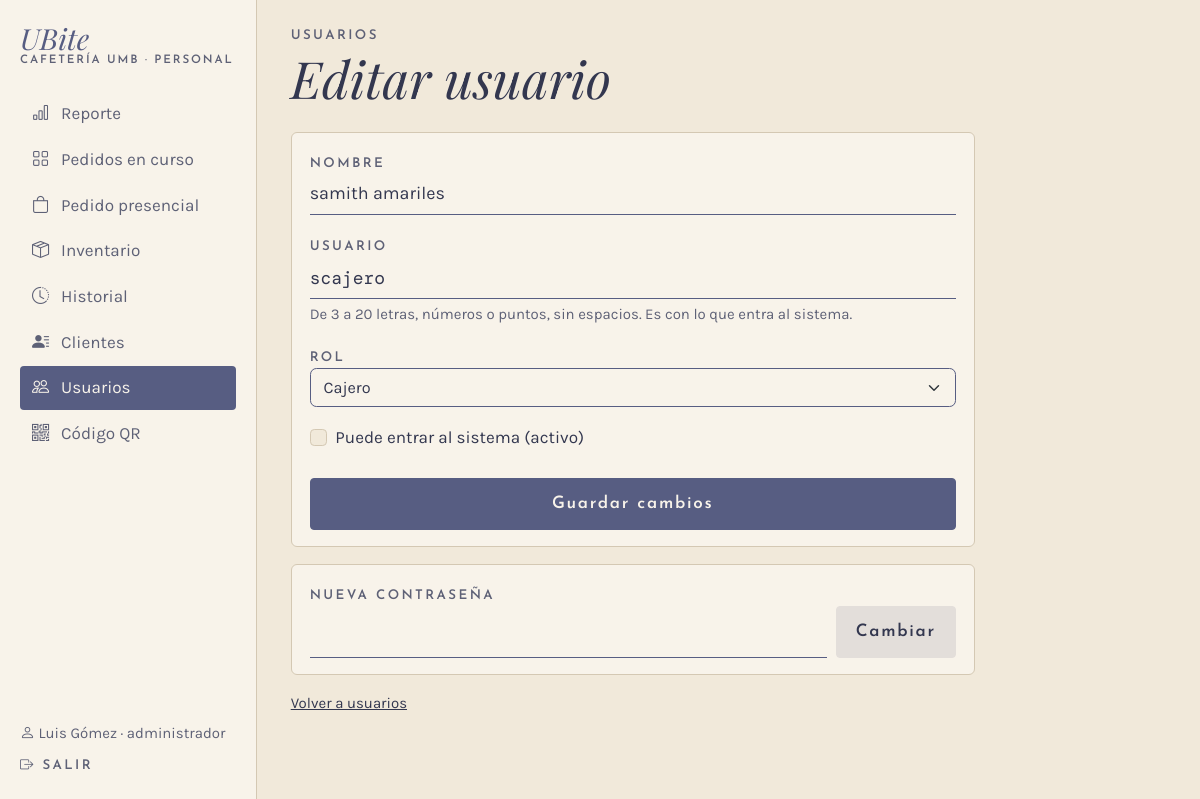
Page /admin/usuarios/3 (signed in) on the earlier database version.
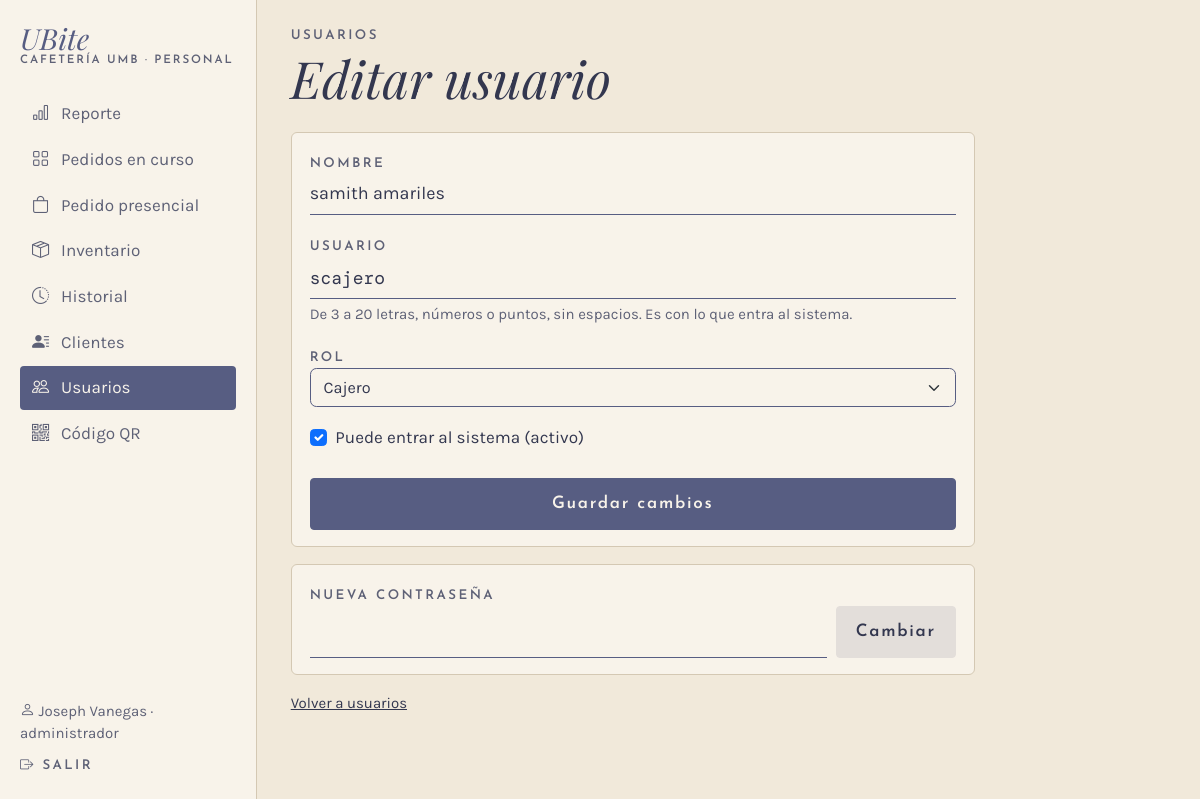
Same page on the later database version.
### app/models.py (models this page shows, shortened)
class Usuario(UserMixin, db.Model):
    __tablename__ = "usuario"
    __table_args__ = (
        db.CheckConstraint("rol IN ('cajero', 'administrador')", name="ck_usuario_rol"),
    )
    id_usuario = db.Column(db.Integer, primary_key=True, autoincrement=True)
    nombre = db.Column(db.Text, nullable=False)
    rol = db.Column(db.Text, nullable=False)
    username = db.Column(db.Text, nullable=False, unique=True)
    password_hash = db.Column(db.Text, nullable=False)
    activo = db.Column(db.Boolean, nullable=False, default=True)
    @property
    def is_active(self):
        return bool(self.activo)

### app/routes/admin.py (the view, shortened to what this page needs)
@bp.route("/usuarios/<int:id_usuario>", methods=["GET", "POST"])
@rol_requerido("administrador")
def usuario(id_usuario):
    u = db.session.get(Usuario, id_usuario)
    if u is None:
        flash("Usuario no encontrado: el usuario ya no existe.", "error")
        return redirect(url_for("admin.usuarios"))
    datos = None
    return render_template("admin/usuario.html", u=u, datos=datos)

### app/__init__.py (called while the page is built)
@login_manager.user_loader
def cargar_usuario(id_usuario):
    from .models import Usuario
    u = db.session.get(Usuario, int(id_usuario))
    return u if u is not None and u.activo else None

### app/database.py (called while the page is built)
@event.listens_for(Engine, "begin")
def _iniciar(conexion):
    conexion.exec_driver_sql("BEGIN IMMEDIATE" if _escritura.get() else "BEGIN")

### app/routes/__init__.py (called while the page is built)
def rol_requerido(*roles):
    def decorador(vista):
        @wraps(vista)
        @login_required
        def envoltura(*args, **kwargs):
            if current_user.rol not in roles:
                abort(403)
            return vista(*args, **kwargs)
        return envoltura
    return decorador

### app/routes/cliente.py (called while the page is built)
@bp.app_context_processor
def datos_carrito():
    carrito = session.get("carrito", {})
    return {"unidades_carrito": sum(carrito.values())}

### app/templates/admin/usuario.html (shortened to what this page needs)
{% extends "caja/_base.html" %}
{% set titulo_barra = "Editar usuario" if u else "Nuevo usuario" %}
{% set atras = url_for('admin.usuarios') %}
{% set d = datos or {} %}
{% block panel %}
{% set propio = u and u.id_usuario == current_user.id_usuario %}
<div class="columna-movil mx-lg-0">
  <p class="etiqueta mb-1">Usuarios</p>
  <h1 class="titulo display-5 mb-4 d-none d-lg-block">{{ titulo_barra }}</h1>
  <form method="post" class="tarjeta">
    <label class="etiqueta" for="nombre">Nombre</label>
    <input class="form-control linea-campo mb-3" id="nombre" name="nombre" maxlength="60" required
           value="{{ d.get('nombre') if datos else (u.nombre if u else '') }}">
    <label class="etiqueta" for="username">Usuario</label>
    <input class="form-control linea-campo mb-1 mono" id="username" name="username" maxlength="20" autocomplete="off" required
           value="{{ d.get('username') if datos else (u.username if u else '') }}">
    <p class="small suave mb-3">De 3 a 20 letras, números o puntos, sin espacios. Es con lo que entra al sistema.</p>
    <label class="etiqueta" for="rol">Rol</label>
    {% set rol = d.get('rol') if datos else (u.rol if u else 'cajero') %}
    <select class="form-select selector-categoria w-100 mb-3" id="rol" name="rol" {{ 'disabled' if propio }}>
      <option value="cajero" {{ 'selected' if rol == 'cajero' }}>Cajero</option>
    </select>
    {% if u %}
      {% set activo = (d.get('activo') == 'si') if datos else u.activo %}
      <div class="form-check">
        <input class="form-check-input" type="checkbox" id="activo" name="activo" value="si" {{ 'checked' if activo }} {{ 'disabled' if propio }}>
        <label class="form-check-label" for="activo">Puede entrar al sistema (activo)</label>
      </div>
      <button class="btn btn-ubite w-100 mt-4" name="accion" value="editar">Guardar cambios</button>
    {% else %}
      <label class="etiqueta" for="clave">Contraseña</label>
      <input class="form-control linea-campo mb-4" id="clave" name="clave" type="password" minlength="8" maxlength="64"
             autocomplete="new-password" required>
      <button class="btn btn-ubite w-100">Crear usuario</button>
    {% endif %}
  </form>
  {% if u %}
  <form method="post" class="tarjeta mt-3">
    <label class="etiqueta" for="clave">Nueva contraseña</label>
    <div class="d-flex gap-2">
      <input class="form-control linea-campo" id="clave" type="password" name="clave" minlength="8" maxlength="64"
             autocomplete="new-password" required>
      <button class="btn btn-suave text-nowrap" name="accion" value="clave">Cambiar</button>
    </div>
  </form>
  {% endif %}
  <a class="small d-inline-block mt-3" href="{{ url_for('admin.usuarios') }}">Volver a usuarios</a>
</div>
{% endblock %}

### app/templates/caja/_base.html (shortened to what this page needs)
{% extends "base.html" %}
{% block clase_main %}{{ 'con-lateral' if es_admin }} container-xl py-4 con-barra-inferior{% endblock %}
{% block encabezado %}
{% if es_admin %}
<aside class="lateral d-none d-lg-flex">
  <a class="marca mb-4" href="{{ url_for('admin.reporte') }}"><span class="nombre">UBite</span><span class="sub">Cafetería UMB · Personal</span></a>
  <nav>
    {% for ruta, texto, icono in menu_personal %}
    <a href="{{ url_for(ruta) }}" class="{{ 'activo' if seccion == ruta }}"><i class="bi {{ icono }}"></i>{{ texto }}</a>
    {% endfor %}
  </nav>
  <div class="mt-auto pt-4 small">
    <div class="suave mb-2"><i class="bi bi-person"></i> {{ current_user.nombre }} · {{ current_user.rol }}</div>
    <a href="{{ url_for('auth.salir') }}" class="etiqueta text-decoration-none"><i class="bi bi-box-arrow-right"></i> Salir</a>
  </div>
</aside>
{% endif %}
{% endblock %}
{% block contenido %}
{% block panel %}{% endblock %}
{% endblock %}

Differences in the rows shown:
changed Usuario "administrador": nombre "Luis Gómez" → "Joseph Vanegas"
Other differences:
form field activo: "☐" → "☑"
